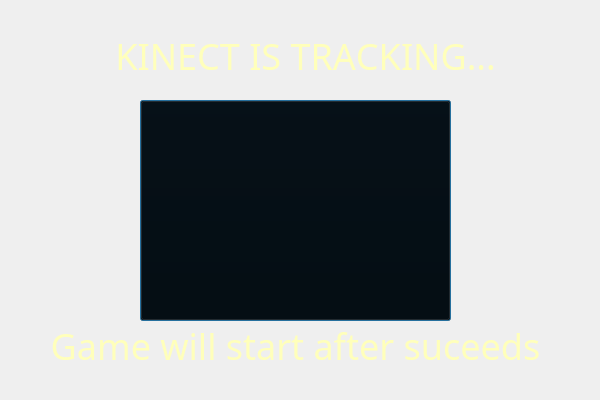
<?xml version="1.0" encoding="UTF-8"?>
<ui version="4.0">
 <class>PopUpInit</class>
 <widget class="QDialog" name="PopUpInit">
  <property name="geometry">
   <rect>
    <x>0</x>
    <y>0</y>
    <width>600</width>
    <height>400</height>
   </rect>
  </property>
  <property name="sizePolicy">
   <sizepolicy hsizetype="Fixed" vsizetype="Fixed">
    <horstretch>0</horstretch>
    <verstretch>0</verstretch>
   </sizepolicy>
  </property>
  <property name="minimumSize">
   <size>
    <width>600</width>
    <height>400</height>
   </size>
  </property>
  <property name="maximumSize">
   <size>
    <width>600</width>
    <height>400</height>
   </size>
  </property>
  <property name="font">
   <font>
    <family>YellaBelly</family>
    <pointsize>28</pointsize>
    <stylestrategy>PreferAntialias</stylestrategy>
    <kerning>false</kerning>
   </font>
  </property>
  <property name="focusPolicy">
   <enum>Qt::StrongFocus</enum>
  </property>
  <property name="windowTitle">
   <string>PopUpMenu</string>
  </property>
  <property name="windowIcon">
   <iconset resource="../resources/resources.qrc">
    <normaloff>:/textures/GUI/exp1.png</normaloff>:/textures/GUI/exp1.png</iconset>
  </property>
  <property name="autoFillBackground">
   <bool>false</bool>
  </property>
  <property name="styleSheet">
   <string notr="true">#PopUpInit
{
	background:url(:/images/background3.jpg);

}

QPushButton
{
	background: transparent;
	color: #FFFFDD;
	font-family: Vivala;
	font-size: 22px;
}

QPushButton:pressed
{
	color: white;
}

QPushButton:hover
{
	color:  #FFAA00;
}

QLabel
{
	color: #FFFFBB;
	font-family: Vivala;
	font-size: 36px;
}
</string>
  </property>
  <property name="sizeGripEnabled">
   <bool>false</bool>
  </property>
  <property name="modal">
   <bool>false</bool>
  </property>
  <widget class="QLabel" name="label">
   <property name="geometry">
    <rect>
     <x>20</x>
     <y>10</y>
     <width>571</width>
     <height>91</height>
    </rect>
   </property>
   <property name="text">
    <string>KINECT IS TRACKING...</string>
   </property>
   <property name="alignment">
    <set>Qt::AlignCenter</set>
   </property>
   <property name="wordWrap">
    <bool>true</bool>
   </property>
  </widget>
  <widget class="QLabel" name="label_2">
   <property name="geometry">
    <rect>
     <x>10</x>
     <y>300</y>
     <width>571</width>
     <height>91</height>
    </rect>
   </property>
   <property name="text">
    <string>Game will start after suceeds</string>
   </property>
   <property name="alignment">
    <set>Qt::AlignCenter</set>
   </property>
   <property name="wordWrap">
    <bool>true</bool>
   </property>
  </widget>
  <widget class="QPushButton" name="pushButton">
   <property name="geometry">
    <rect>
     <x>140</x>
     <y>100</y>
     <width>311</width>
     <height>221</height>
    </rect>
   </property>
   <property name="text">
    <string/>
   </property>
   <property name="icon">
    <iconset>
     <selectedon>:/images/pose.gif</selectedon>
    </iconset>
   </property>
   <property name="iconSize">
    <size>
     <width>256</width>
     <height>200</height>
    </size>
   </property>
  </widget>
 </widget>
 <resources>
  <include location="../resources/resources.qrc"/>
 </resources>
 <connections/>
</ui>
